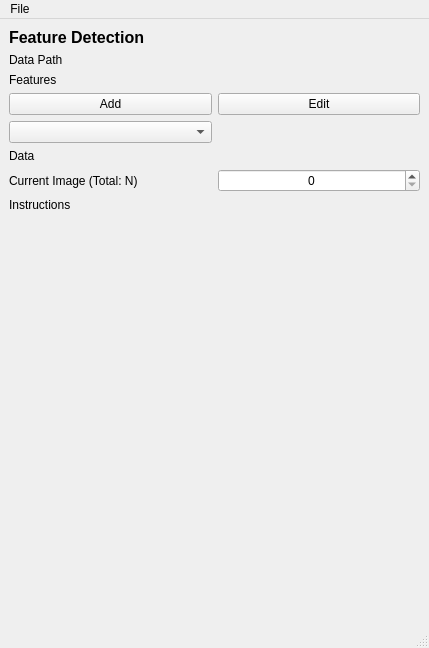
<?xml version="1.0" encoding="UTF-8"?>
<ui version="4.0">
 <class>MainWindow</class>
 <widget class="QMainWindow" name="MainWindow">
  <property name="geometry">
   <rect>
    <x>0</x>
    <y>0</y>
    <width>429</width>
    <height>648</height>
   </rect>
  </property>
  <property name="windowTitle">
   <string>MainWindow</string>
  </property>
  <widget class="QWidget" name="centralwidget">
   <layout class="QGridLayout" name="gridLayout">
    <item row="4" column="0">
     <widget class="QComboBox" name="comboBox_features"/>
    </item>
    <item row="7" column="0">
     <widget class="QLabel" name="label_data_progress">
      <property name="text">
       <string>Current Image (Total: N)</string>
      </property>
     </widget>
    </item>
    <item row="0" column="0" colspan="2">
     <widget class="QLabel" name="label_header_features">
      <property name="font">
       <font>
        <pointsize>12</pointsize>
        <weight>75</weight>
        <bold>true</bold>
       </font>
      </property>
      <property name="text">
       <string>Feature Detection</string>
      </property>
     </widget>
    </item>
    <item row="2" column="0" colspan="2">
     <widget class="QLabel" name="label_features_header">
      <property name="text">
       <string>Features</string>
      </property>
     </widget>
    </item>
    <item row="6" column="0" colspan="2">
     <widget class="QLabel" name="label_data_header">
      <property name="text">
       <string>Data</string>
      </property>
     </widget>
    </item>
    <item row="7" column="1">
     <widget class="QSpinBox" name="spinBox_data_progress">
      <property name="alignment">
       <set>Qt::AlignCenter</set>
      </property>
      <property name="maximum">
       <number>999999999</number>
      </property>
     </widget>
    </item>
    <item row="9" column="0" colspan="2">
     <spacer name="verticalSpacer">
      <property name="orientation">
       <enum>Qt::Vertical</enum>
      </property>
      <property name="sizeHint" stdset="0">
       <size>
        <width>20</width>
        <height>40</height>
       </size>
      </property>
     </spacer>
    </item>
    <item row="8" column="0" colspan="2">
     <widget class="QLabel" name="label_instructions">
      <property name="text">
       <string>Instructions</string>
      </property>
     </widget>
    </item>
    <item row="1" column="0" colspan="2">
     <widget class="QLabel" name="label_data_info">
      <property name="text">
       <string>Data Path</string>
      </property>
     </widget>
    </item>
    <item row="3" column="0">
     <widget class="QPushButton" name="pushButton_add_feature">
      <property name="text">
       <string>Add</string>
      </property>
     </widget>
    </item>
    <item row="3" column="1">
     <widget class="QPushButton" name="pushButton_edit_feature">
      <property name="text">
       <string>Edit</string>
      </property>
     </widget>
    </item>
   </layout>
  </widget>
  <widget class="QMenuBar" name="menubar">
   <property name="geometry">
    <rect>
     <x>0</x>
     <y>0</y>
     <width>429</width>
     <height>22</height>
    </rect>
   </property>
   <widget class="QMenu" name="menuFile">
    <property name="title">
     <string>File</string>
    </property>
    <addaction name="actionLoad_Image_Directory"/>
    <addaction name="actionLoad_CSV"/>
   </widget>
   <addaction name="menuFile"/>
  </widget>
  <widget class="QStatusBar" name="statusbar"/>
  <action name="actionLoad_Image_Directory">
   <property name="text">
    <string>Load Image Directory</string>
   </property>
  </action>
  <action name="actionLoad_CSV">
   <property name="text">
    <string>Load CSV</string>
   </property>
  </action>
 </widget>
 <resources/>
 <connections/>
</ui>
